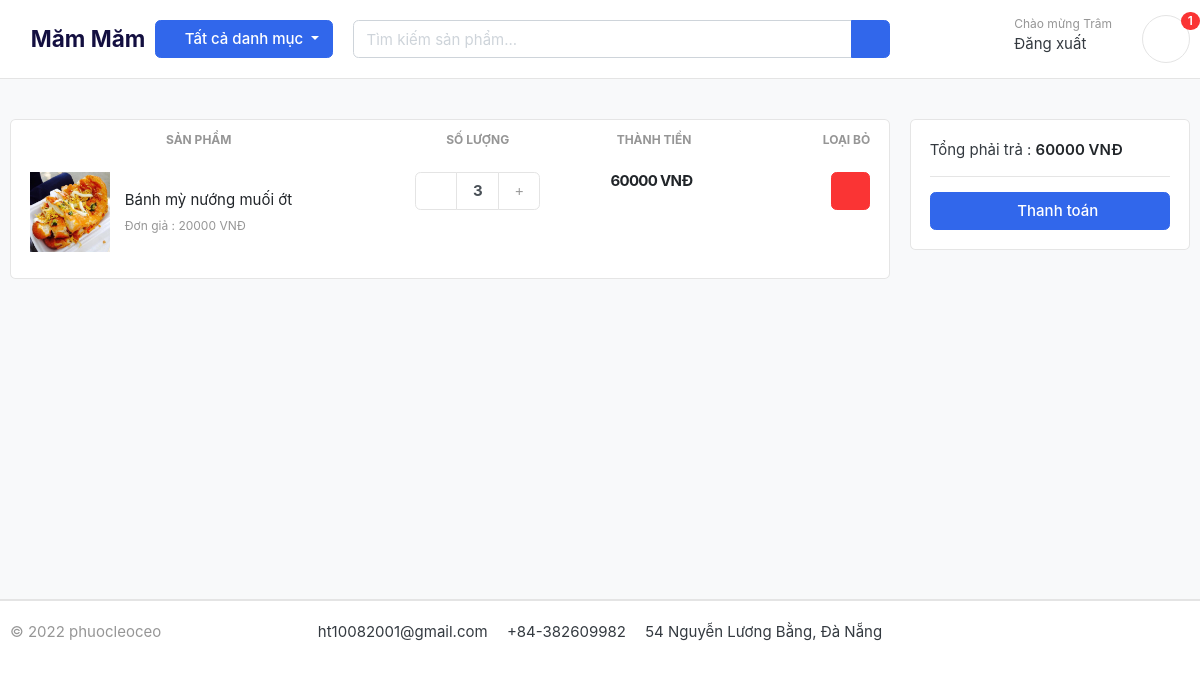
Before: /cart/ (signed in) with the older database file.
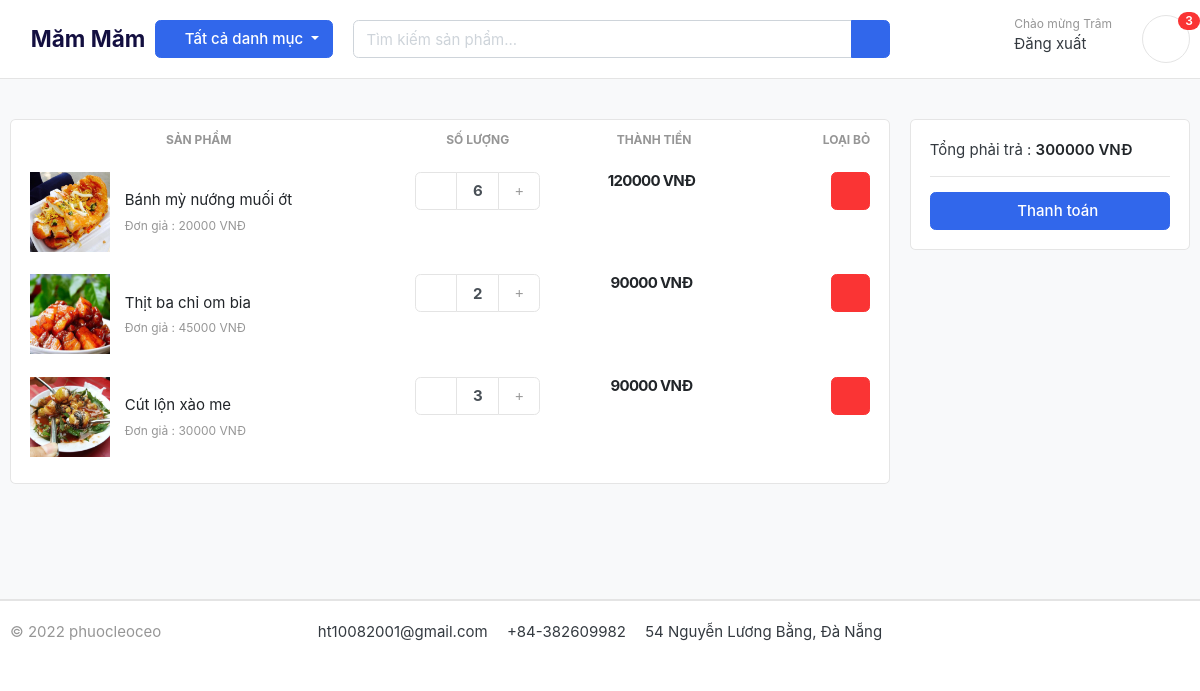
After: the same page with the newer database file.
### cart/models.py (models this page shows, shortened)
class CartItem(models.Model):
    product = models.ForeignKey(Product, on_delete=models.CASCADE)
    cart = models.ForeignKey(Cart, on_delete=models.CASCADE)
    quantity = models.IntegerField()
    is_active = models.BooleanField(default=True)
    user = models.ForeignKey(User, on_delete=models.CASCADE, null=True)
    def cart_total(self):
        return self.product.price * self.quantity

### product/models.py (models this page shows, shortened)
class Product(models.Model):
    name = models.CharField(max_length=100, unique=True)
    slug = models.SlugField(max_length=50, unique=True, allow_unicode=True)
    price = models.IntegerField()
    description = models.TextField(max_length=500, blank=True)
    image = models.ImageField(upload_to='photos/products')
    is_available = models.BooleanField(default=True)
    created_date = models.DateTimeField(auto_now_add=True)
    modified_date = models.DateTimeField(auto_now=True)
    category = models.ForeignKey(Category, on_delete=models.CASCADE)
    class Meta:
        verbose_name = "product"
        verbose_name_plural = "products"
    def get_detail(self):
        return reverse("product_detail", args=[self.slug])

### cart/views.py (the view)
# urls.py: path("", views.cart, name="cart"),
def cart(request):
    total = 0
    cart_items = None
    try:
        if request.user.is_authenticated:
            cart_items = CartItem.objects.filter(user=request.user, is_active=True)
        else:
            cart = Cart.objects.get(cart_id=cart_id_from_session(request))
            cart_items = CartItem.objects.filter(cart=cart, is_active=True)
        for ci in cart_items:
            total += ci.cart_total()
    except ObjectDoesNotExist:
        pass
    return render(request=request, template_name="cart/cart.html",
                  context={"total": total, "cart_items": cart_items})

### cart/context_processors.py (called while the page is built)
def cart_count(request):
    cart_count_badge = 0
    if "admin" in request.path:
        return {}
    else:
        try:
            cart = Cart.objects.filter(cart_id=cart_id_from_session(request))
            if request.user.is_authenticated:
                cart_items = CartItem.objects.all().filter(user=request.user)
            else:
                cart_items = CartItem.objects.all().filter(cart=cart[:1])
            cart_count_badge = cart_items.count()
        except Cart.DoesNotExist:
            cart_count_badge = 0
    return dict(cart_count_badge=cart_count_badge)

### cart/views.py (called while the page is built)
def cart_id_from_session(request):
    cart_id = request.session.session_key
    if not cart_id:
        cart_id = request.session.create()
    return cart_id

### category/context_processors.py (called while the page is built)
def header_menu_links(request):
    links = Category.objects.all()
    return dict(links=links)

### category/models.py (called while the page is built)
    def get_product(self):
        return reverse("product_by_category", args=[self.slug])

### templates/cart/cart.html (shortened to what the changed rows need)
{% extends 'base.html' %}
{% load static %}
{% block content %}
<section class="section-content padding-y bg" style="min-height: 520px;">
    <div class="container">
        {% if not cart_items %}
        <h1 class="text-center text-danger">Giỏ hàng của bạn trống !</h1>
        {% else %}
        <div class="row">
            <aside class="col-lg-9">
                <div class="card">
                    <table class="table table-borderless table-shopping-cart" style="text-align: center;">
                        <thead class="text-muted">
                            <tr class="small text-uppercase">
                                <th scope="col">Sản phẩm</th>
                                <th scope="col" width="120">Số lượng</th>
                                <th scope="col" width="170">Thành tiền</th>
                                <th scope="col" class="text-right" width="150">Loại bỏ</th>
                            </tr>
                        </thead>
                        <tbody>
                            {% for ci in cart_items %}
                            <tr>
                                <td>
                                    <figure class="itemside align-items-center" style="text-align: left;">
                                        <a href="{{ ci.product.get_detail }}" class="aside">
                                            <img src="{{ ci.product.image.url }}" class="img-sm">
                                        </a>
                                        <figcaption class="info">
                                            <a href="{{ ci.product.get_detail }}" class="title text-dark">
                                                {{ ci.product.name }}
                                            </a>
                                            <p class="text-muted small">Đơn giả : {{ ci.product.price }} VNĐ</p>
                                        </figcaption>
                                    </figure>
                                </td>
                                <td>
                                    <div class="col">
                                        <div class="input-group input-spinner">
                                            <div class="input-group-prepend">
                                                <a href="{% url 'minus_cart' ci.product.id ci.id %}"
                                                    class="btn btn-light" type="button" id="button-plus">
                                                    <i class="fa fa-minus"></i>
                                                </a>
                                            </div>
                                            <input type="text" class="form-control" value="{{ ci.quantity }}">
                                            <div class="input-group-append">
                                                <a href="{% url 'plus_cart' ci.product.id ci.id %}"
                                                    class="btn btn-light" type="button" id="button-minus">
                                                    <i class="fa fa-plus"></i>
                                                </a>
                                            </div>
                                        </div>
                                    </div>
                                </td>
                                <td>
                                    <div class="price-wrap">
                                        <var class="price">{{ ci.cart_total }} VNĐ</var>
                                    </div>
                                </td>
                                <td class="text-right">
                                    <a href="{% url 'remove_cart' ci.product.id ci.id %}" class="btn btn-danger">
                                        <i class="fas fa-trash"></i>
                                    </a>
                                </td>
                            </tr>
                            {% endfor %}
                        </tbody>
                    </table>
                </div>
            </aside>
            <aside class="col-lg-3">
                <div class="card">
                    <div class="card-body">
                        <div class="dlist-align">
                            <span>Tổng phải trả : </span>
                            <span class="text-right text-dark b">
                                {{ total }} VNĐ
                            </span>
                        </div>
                        <hr>
                        <a href="{% url 'checkout' %}" class="btn btn-primary btn-block">
                            <i class="far fa-credit-card"></i> Thanh toán
                        </a>
                    </div>
                </div>
            </aside>
        </div>
        {% endif %}
    </div>
</section>
{% endblock content %}

### templates/partial/header.html (shortened to what this page needs)
{% load static %}
<header class="section-header">
    <section class="header-main border-bottom">
        <div class="container">
            <div class="row align-items-center">
                <a href="/" class="brand-wrap" style="font-size: 1.5rem; font-weight: bolder; color: #130f40;">
                    <i class="fas fa-utensils" style="padding-right: .5rem;color: #27ae60;font-size: 30px;"></i>Măm Măm
                </a>
                <div class="col-lg col-sm col-md col-6 flex-grow-0">
                    <div class="category-wrap dropdown d-inline-block float-right">
                        <button type="button" class="btn btn-primary dropdown-toggle" data-toggle="dropdown">
                            <i class="fa fa-bars"></i> Tất cả danh mục
                        </button>
                    </div>
                </div>
                <div class="col-lg  col-md-6 col-sm-12 col">
                    <form action="{% url 'product_search' %}" method="get" class="search">
                        <div class="input-group w-100">
                            <input type="text" class="form-control" style="width:60%;"
                                placeholder="Tìm kiếm sản phẩm..." name="product_search">
                            <div class="input-group-append">
                                <button class="btn btn-primary" type="submit">
                                    <i class="fa fa-search"></i>
                                </button>
                            </div>
                        </div>
                    </form>
                </div>
                <div class="col-lg-3 col-sm-6 col-8 order-2 order-lg-3">
                    <div class="d-flex justify-content-end mb-3 mb-lg-0">
                        {% if user.id is None %}
                        <div class="widget-header">
                            <small class="title text-muted">Chào mừng !</small>
                            <div>
                                <a href="/user/login">Đăng nhập</a> <span class="dark-transp"> | </span>
                                <a href="/user/register"> Đăng ký</a>
                            </div>
                        </div>
                        {% else %}
                        <div class="widget-header">
                            <small class="title text-muted">Chào mừng {{ user.last_name }}</small>
                            <div>
                                <a href="/user/logout">Đăng xuất</span>
                            </div>
                        </div>
                        {% endif %}
                        <a href="/cart" class="widget-header pl-3 ml-3">
                            <div class="icon icon-sm rounded-circle border"><i class="fa fa-shopping-cart"></i>
                            </div>
                            <span class="badge badge-pill badge-danger notify">
                                {{ cart_count_badge }}
                            </span>
                        </a>
                    </div>
                </div>
            </div>
        </div>
    </section>
</header>

Changed rows visible on the page:
changed CartItem "Bánh mỳ nướng muối ớt": quantity "3" → "6"; cart_total "60000" → "120000"
added CartItem: product.image (picture), product.name "Thịt ba chỉ om bia", product.price "45000", quantity "2", cart_total "90000"
added CartItem: product.image (picture), product.name "Cút lộn xào me", product.price "30000", quantity "3", cart_total "90000"
Other visible differences:
{{ cart_count_badge }}: "1" → "3"
{{ total }}: "60000" → "300000"
